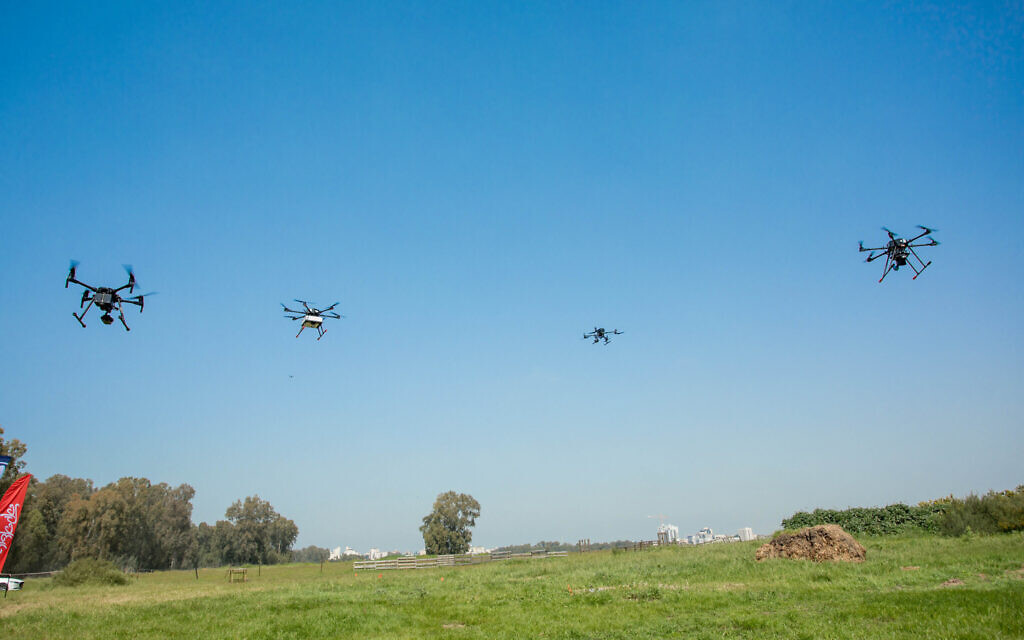
#> input picture data/drone.jpg, 1024 x 640 px, found by its file name
$ jupyter execute --allow-errors scratchpad.ipynb   (shell and % lines are left out)   (text cells are left out)
#> lines starting #> are read from the running program, lines starting #| are printed output that depends on the picture; after the words box and inside, x2 and y2 are one past the last pixel; in counts of white or black regions, pixels touching at a corner belong together; pictures that were not available may be replaced by others from this repository, and a replacement may not be noted
[cell 1]
import cv2
import numpy as np
import matplotlib.pyplot as plt

#> (a cell that did not finish here is left out)

[cell 3]
cd drone-defense-wall/

[cell 4]
img=cv2.imread("data/drone.jpg")
#> img is the input picture: shape (640, 1024, 3); mean B, G, R 179.3, 157.8, 104.9
img=cv2.cvtColor(img,cv2.COLOR_BGR2RGB)
plt.imshow(img)

[cell 5]
blur_img=cv2.medianBlur(img,5)

[cell 6]
plt.imshow(blur_img)

[cell 7]
gray_img=cv2.cvtColor(blur_img,cv2.COLOR_BGR2GRAY)
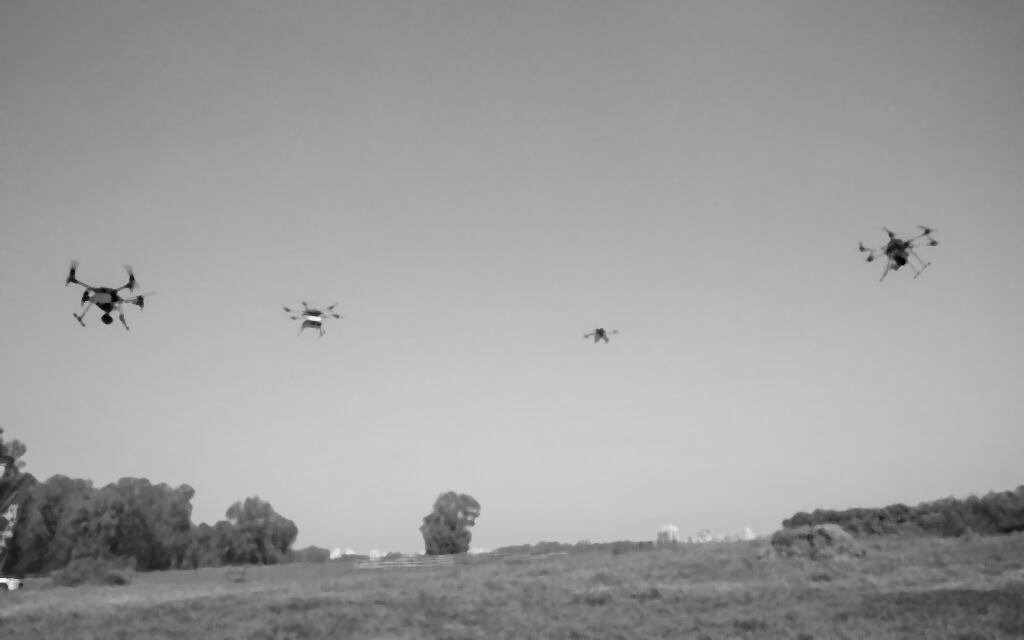
#> gray_img: shape (640, 1024); min 5, max 243, mean 158.3

[cell 8]
plt.imshow(gray_img,cmap="gray")

[cell 9]
gray_img.max()
#> Out = 243

[cell 10]
ret,sep_thresh=cv2.threshold(gray_img,160,255,cv2.THRESH_BINARY_INV)
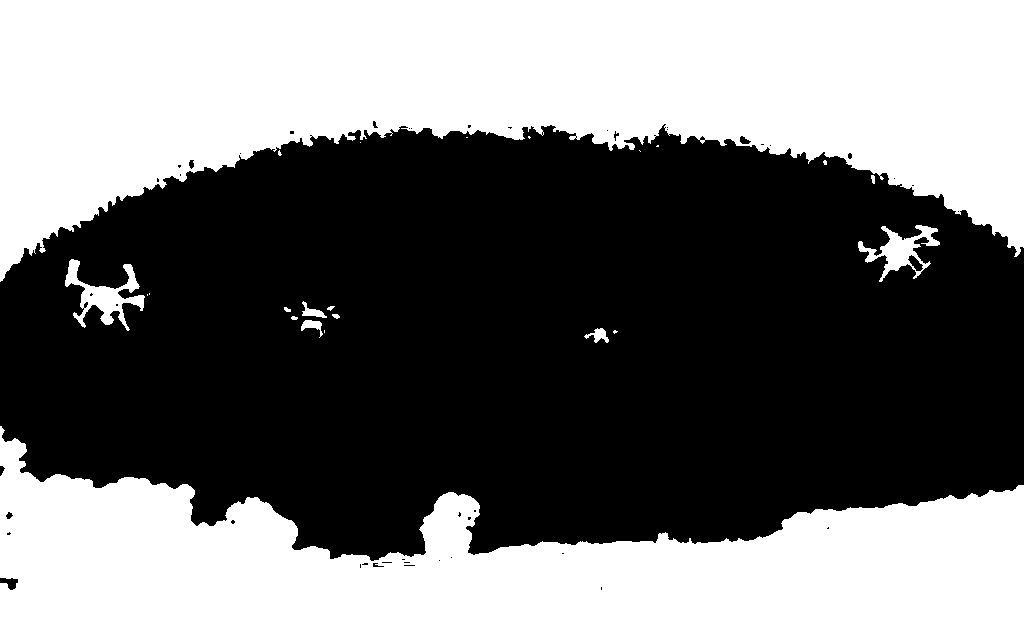
#> sep_thresh: shape (640, 1024); 45.9% white; 23 white regions (11 under 20 px), largest, box (x1, y1, x2, y2) and area: (0, 0, 1024, 282) 170774, (0, 426, 1024, 640) 125917, (65, 259, 145, 331) 1968

[cell 11]
plt.imshow(sep_thresh,cmap='gray')

[cell 12]
drone=img

[cell 13]
gray_drone=cv2.cvtColor(img,cv2.COLOR_RGB2GRAY)

[cell 14]
plt.imshow(gray_drone,cmap='gray')

[cell 15]
# let's do this on the actual image

gray=np.float32(gray_drone)

#corner_harris_detection
dst=cv2.cornerHarris(src=gray,blockSize=2,ksize=3,k=0.04)

#reusly is dilated for marking the corners, not important for actual corner deetection
# this is just so we can plot out the points on the image
dst=cv2.dilate(dst,None)

# threshold for an optimal value, it may vary depending on the image
drone[dst>0.01*dst.max()]=[255,0,0]
#> drone: shape (640, 1024, 3); mean R, G, B 106.8, 156.4, 177.9
plt.imshow(drone)

[cell 16]
plt.imshow(dst,cmap='gray')

[cell 17]
dst

[cell 18]
img.shape
#> Out = (640, 1024, 3)

[cell 19]
import numpy as np
import cv2
from matplotlib import pyplot as plt

# path to input image specified and
# image is loaded with imread command
#> (the rest of this cell did not finish here and is left out)

[cell 20]
def display(img,cmap='gray'):
    fig = plt.figure(figsize=(18,15))
    ax = fig.add_subplot(111)
    ax.imshow(img,cmap='gray')

[cell 21]
cd drone-defense-wall/

[cell 22]
img=cv2.imread('data/cropped_drone.jpg',0)
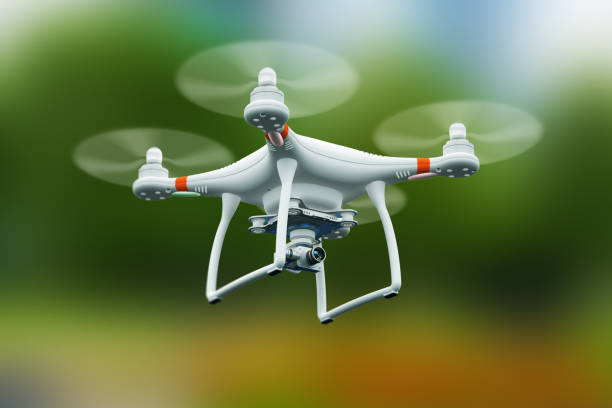
#> input picture data/cropped_drone.jpg, 612 x 408 px, found by its file name
#> img: shape (408, 612); min 0, max 255, mean 109.8

[cell 23]
drones = cv2.imread('data/drone2.jpg')
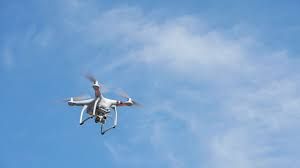
#> input picture data/drone2.jpg, 300 x 168 px, found by its file name
#> drones is the input picture: shape (168, 300, 3); mean B, G, R 208, 164.8, 124.4

[cell 24]
# Initiate SIFT detector
sift = cv2.xfeatures2d.SIFT_create()

# find the keypoints and descriptors with SIFT
kp1, des1 = sift.detectAndCompute(img,None)
#> kp1 = 280 keypoints; strongest (x, y, size): (211, 292, 8.9), (288, 240, 3.4), (275, 223, 2.6), (269, 268, 5.9)
kp2, des2 = sift.detectAndCompute(drones,None)
#> kp2 = 30 keypoints; strongest (x, y, size): (101, 117, 2), (85, 106, 2.1), (130, 101, 2.1), (97, 84, 2.3)

# FLANN parameters
FLANN_INDEX_KDTREE = 0
index_params = dict(algorithm = FLANN_INDEX_KDTREE, trees = 5)
search_params = dict(checks=50)

flann = cv2.FlannBasedMatcher(index_params,search_params)

matches = flann.knnMatch(des1,des2,k=2)
#> matches = 280 matches

# Need to draw only good matches, so create a mask
matchesMask = [[0,0] for i in range(len(matches))]
#> matchesMask = 280 pairs, first value 0 to 0, second value 0 to 0

# ratio test
for i,(match1,match2) in enumerate(matches):
    if match1.distance < 0.7*match2.distance:
        matchesMask[i]=[1,0]
#> after the loop, matchesMask = 280 pairs, first value 0 to 1, second value 0 to 0

draw_params = dict(matchColor = (0,255,0),
                   singlePointColor = (255,0,0),
                   matchesMask = matchesMask,
                   flags = 0)
#> draw_params = 4 items

flann_matches = cv2.drawMatchesKnn(img,kp1,drones,kp2,matches,None,**draw_params)

[cell 25]
plt.imshow(flann_matches)

[cell 26]
plt.imshow(img)

[cell 27]
import numpy as np
import cv2 as cv
from matplotlib import pyplot as plt
img = drones
mask = np.zeros(img.shape[:2],np.uint8)
bgdModel = np.zeros((1,65),np.float64)
fgdModel = np.zeros((1,65),np.float64)
rect = (50,50,450,290)
cv.grabCut(img,mask,rect,bgdModel,fgdModel,5,cv.GC_INIT_WITH_RECT)
mask2 = np.where((mask==2)|(mask==0),0,1).astype('uint8')
img = img*mask2[:,:,np.newaxis]
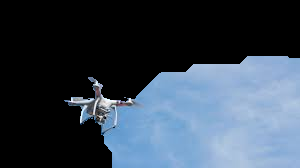
#> img: shape (168, 300, 3); mean B, G, R 82, 67.7, 54.9
plt.imshow(img),plt.colorbar(),plt.show()
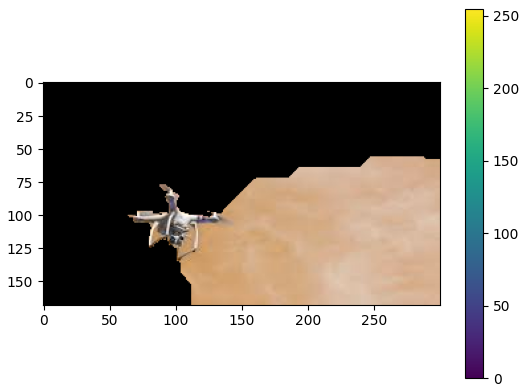
#> figure drawn by matplotlib, 2 panels; B, G, R data is drawn as R, G, B

[cell 28]
plt.imshow(drones)

[cell 29]
cd drone-defense-wall/data

[cell 30]
import cv2

[cell 31]
cv2.VideoCapture()

[cell 32]
# dense optical flow
import cv2 as cv
import numpy as np


# The video feed is read in as
# a VideoCapture object
cap = cv.VideoCapture("cam0.mp4")

# ret = a boolean return value from
# getting the frame, first_frame = the
# first frame in the entire video sequence
ret, first_frame = cap.read()
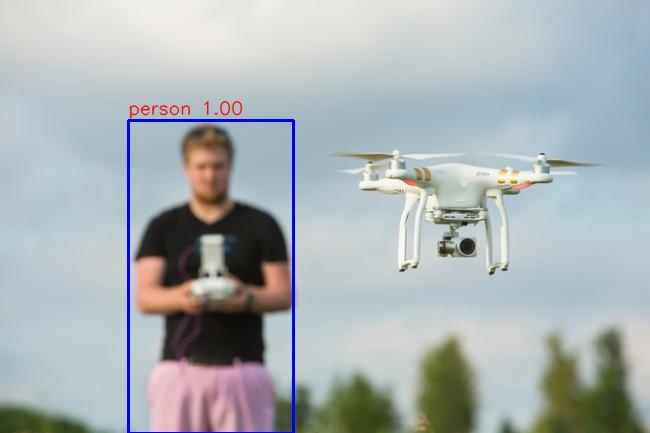
#> input picture 189.jpg, 650 x 433 px, given in place of cam0.mp4, which was not available
#> first_frame is the input picture: shape (433, 650, 3); mean B, G, R 180.8, 177.9, 170.5

# Converts frame to grayscale because we
# only need the luminance channel for
# detecting edges - less computationally
# expensive
prev_gray = cv.cvtColor(first_frame, cv.COLOR_BGR2GRAY)
#> `magnitude, angle = cv.cartToPolar(flow[..., 0], flow[..., 1])`:
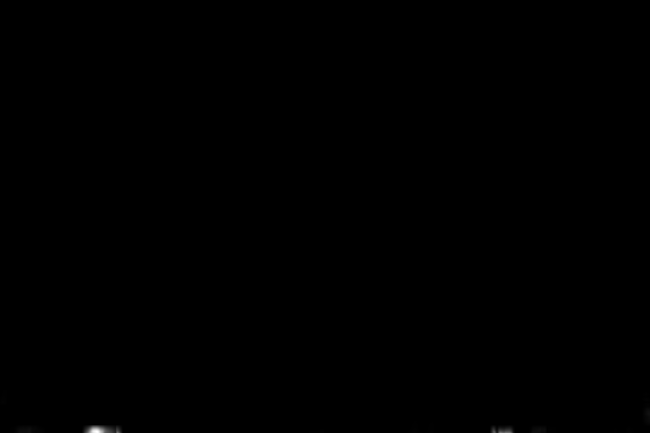
#> magnitude: shape (433, 650) float32; min 0, max 0.247, mean 0.000127; drawn with min black and max white
#> `magnitude, angle = cv.cartToPolar(flow[..., 0], flow[..., 1])`:
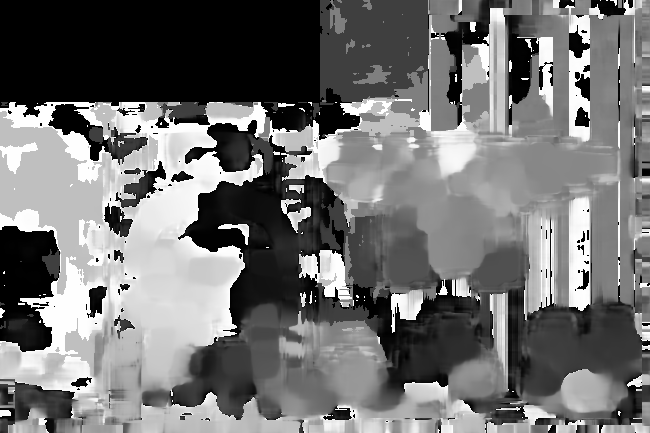
#> angle: shape (433, 650) float32; min 0, max 6.28, mean 2.8; drawn with min black and max white
#> `mask[..., 2] = cv.normalize(magnitude, None, 0, 255, cv.NORM_MINMAX)`:
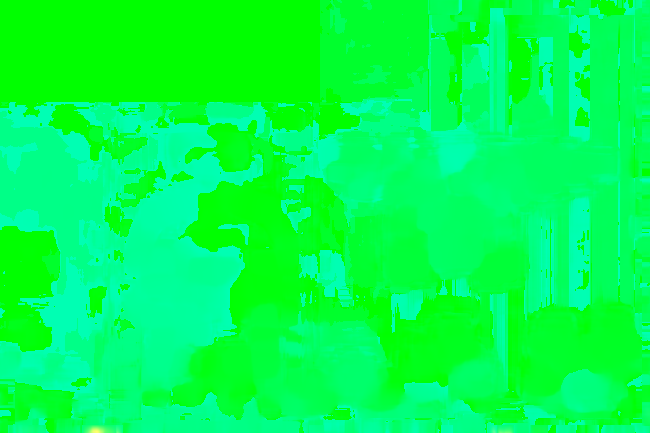
#> mask: shape (433, 650, 3); mean of channels 0, 1, 2 79.9, 255, 0.1; drawn as B, G, R

# Creates an image filled with zero
# intensities with the same dimensions
# as the frame
mask = np.zeros_like(first_frame)

# Sets image saturation to maximum
mask[..., 1] = 255

#> (the rest of this cell did not finish here and is left out)
